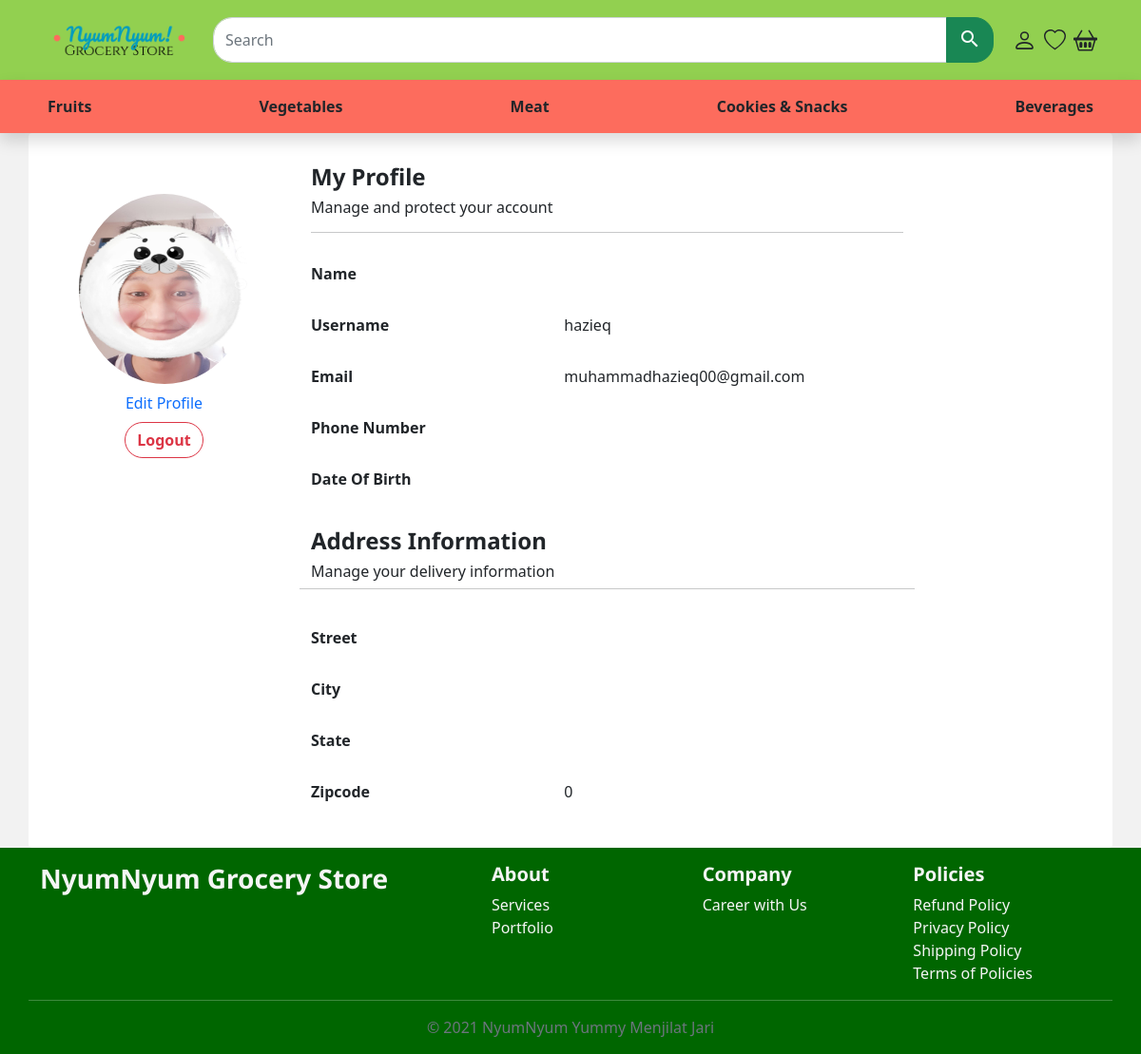
Page /src/user.php (signed in) on the earlier database version.
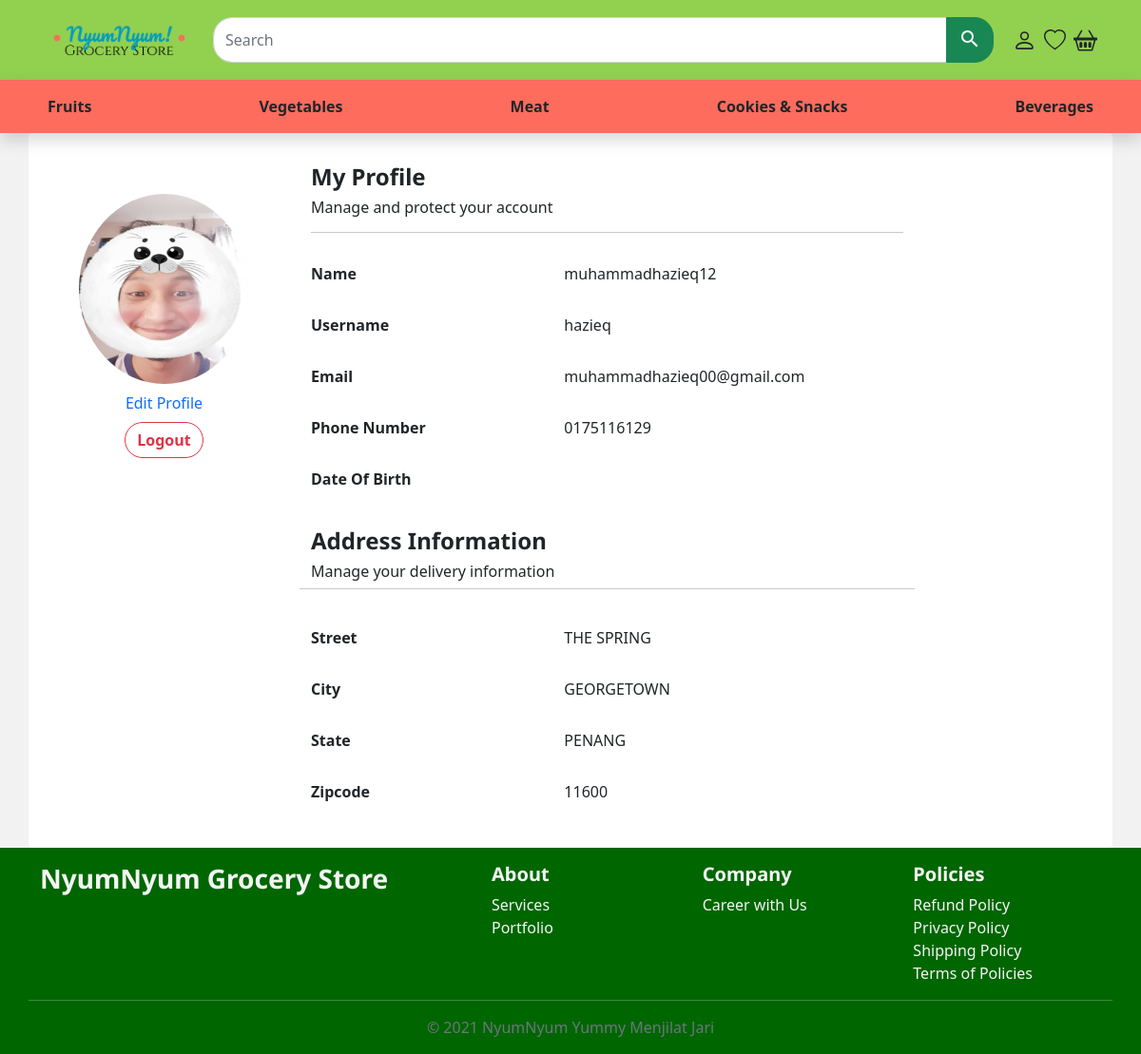
Same page on the later database version.
### tables this page shows
CREATE TABLE `user` (
  `id` int(10) NOT NULL,
  `username` varchar(100) NOT NULL,
  `email` varchar(100) NOT NULL,
  `passwordd` varchar(100) NOT NULL,
  `user_type` varchar(100) NOT NULL,
  `token` varchar(100) NOT NULL
);

CREATE TABLE `userdetails` (
  `userDetailID` int(10) NOT NULL,
  `id` int(10) NOT NULL,
  `name` varchar(100) NOT NULL,
  `phoneNo` varchar(100) NOT NULL,
  `dateOfBirth` varchar(100) NOT NULL,
  `street` text NOT NULL,
  `city` text NOT NULL,
  `state` text NOT NULL,
  `zipcode` int(100) NOT NULL
);

### src/user.php (the view, shortened to what the rows shown need)
<?php
include("../includes/header.php");
?>
    <main>
        <div class="container-lg py-3 rounded" style="background-color:white;">
            <div class="row">
                <div class="col-lg-9 py-2">
                    <div class="col-lg-9 py-2">
                        <div class="row g-3 py-2">
                            <div class="col-md-3 offset-md-2">
                                <?php  if (isset($_SESSION['user'])) : ?>
                                    <?php
                                        $query = "select * from userdetails where id=".$_SESSION['user'];
                                        $run_query = mysqli_query($db,$query);
                                        $row_query = mysqli_fetch_array($run_query);
                                        $name = $row_query['name'];
                                    ?>
                                    <label for="name" class="col-form-label"><?php echo "$name";?></label>
                                <?php endif ?>
                            </div>
                        </div>
                        <div class="row g-3 py-2">
                            <div class="col-md-3 offset-md-2">
                             <?php  if (isset($_SESSION['user'])) : ?>
                                    <?php
                                        $query = "select * from user where id=".$_SESSION['user'];
                                        $run_query = mysqli_query($db,$query);
                                        $row_query = mysqli_fetch_array($run_query);
                                        $name = $row_query['username'];
                                    ?>
                                    <label for="name" class="col-form-label"><?php echo "$name";?></label>
                                <?php endif ?>
                            </div>
                        </div>
                        <div class="row g-3 py-2">
                            <div class="col-md-3 offset-md-2">
                                <?php  if (isset($_SESSION['user'])) : ?>
                                    <?php
                                        $query = "select * from user where id=".$_SESSION['user'];
                                        $run_query = mysqli_query($db,$query);
                                        $row_query = mysqli_fetch_array($run_query);
                                        $email = $row_query['email'];
                                    ?>
                                     <label for="email" class="col-form-label"><?php echo "$email"; ?></label>
                                <?php endif ?>
                            </div>
                        </div>
                        <div class="row g-3 py-2">
                            <div class="col-md-3 offset-md-2">
                                <?php  if (isset($_SESSION['user'])) : ?>
                                    <?php
                                        $query = "select * from userdetails where id=".$_SESSION['user'];
                                        $run_query = mysqli_query($db,$query);
                                        $row_query = mysqli_fetch_array($run_query);
                                        $phoneNo = $row_query['phoneNo'];
                                    ?>
                                    <label for="name" class="col-form-label"><?php echo "$phoneNo";?></label>
                                <?php endif ?>
                            </div>
                        </div>
                    </div>
                    <div class="col-lg-9 py-2">
                        <div class="row g-3 py-2">
                            <div class="col-md-3 offset-md-2">
                            <?php  if (isset($_SESSION['user'])) : ?>
                                    <?php
                                        $query = "select * from userdetails where id=".$_SESSION['user'];
                                        $run_query = mysqli_query($db,$query);
                                        $row_query = mysqli_fetch_array($run_query);
                                        $street = $row_query['street'];
                                    ?>
                                    <label for="address" class="col-form-label"><?php echo "$street";?></label>
                                <?php endif ?>
                            </div>
                        </div>
                        <div class="row g-3 py-2">
                            <div class="col-md-3 offset-md-2">
                                <?php  if (isset($_SESSION['user'])) : ?>
                                    <?php
                                        $query = "select * from userdetails where id=".$_SESSION['user'];
                                        $run_query = mysqli_query($db,$query);
                                        $row_query = mysqli_fetch_array($run_query);
                                        $city= $row_query['city'];
                                    ?>
                                    <label for="address" class="col-form-label"><?php echo "$city";?></label>
                                <?php endif ?>
                            </div>
                        </div>
                        <div class="row g-3 py-2">
                            <div class="col-md-3 offset-md-2">
                                <?php  if (isset($_SESSION['user'])) : ?>
                                    <?php
                                        $query = "select * from userdetails where id=".$_SESSION['user'];
                                        $run_query = mysqli_query($db,$query);
                                        $row_query = mysqli_fetch_array($run_query);
                                        $state = $row_query['state'];
                                    ?>
                                    <label for="address" class="col-form-label"><?php echo "$state";?></label>
                                <?php endif ?>
                            </div>
                        </div>
                        <div class="row g-3 py-2">
                            <div class="col-md-3 offset-md-2">
                                <?php  if (isset($_SESSION['user'])) : ?>
                                    <?php
                                        $query = "select * from userdetails where id=".$_SESSION['user'];
                                        $run_query = mysqli_query($db,$query);
                                        $row_query = mysqli_fetch_array($run_query);
                                        $zipcode = $row_query['zipcode'];
                                    ?>
                                    <label for="address" class="col-form-label"><?php echo "$zipcode";?></label>
                                <?php endif ?>
                            </div>
                        </div>
                    </div>
                </div>
            </div>
        </div>
    </main>
</body>
</html>

Differences in the rows shown:
changed userdetails: name (not shown) → "muhammadhazieq12"; phoneNo (not shown) → "0175116129"; street (not shown) → "THE SPRING"; city (not shown) → "GEORGETOWN"; state (not shown) → "PENANG"; zipcode "0" → "11600"
